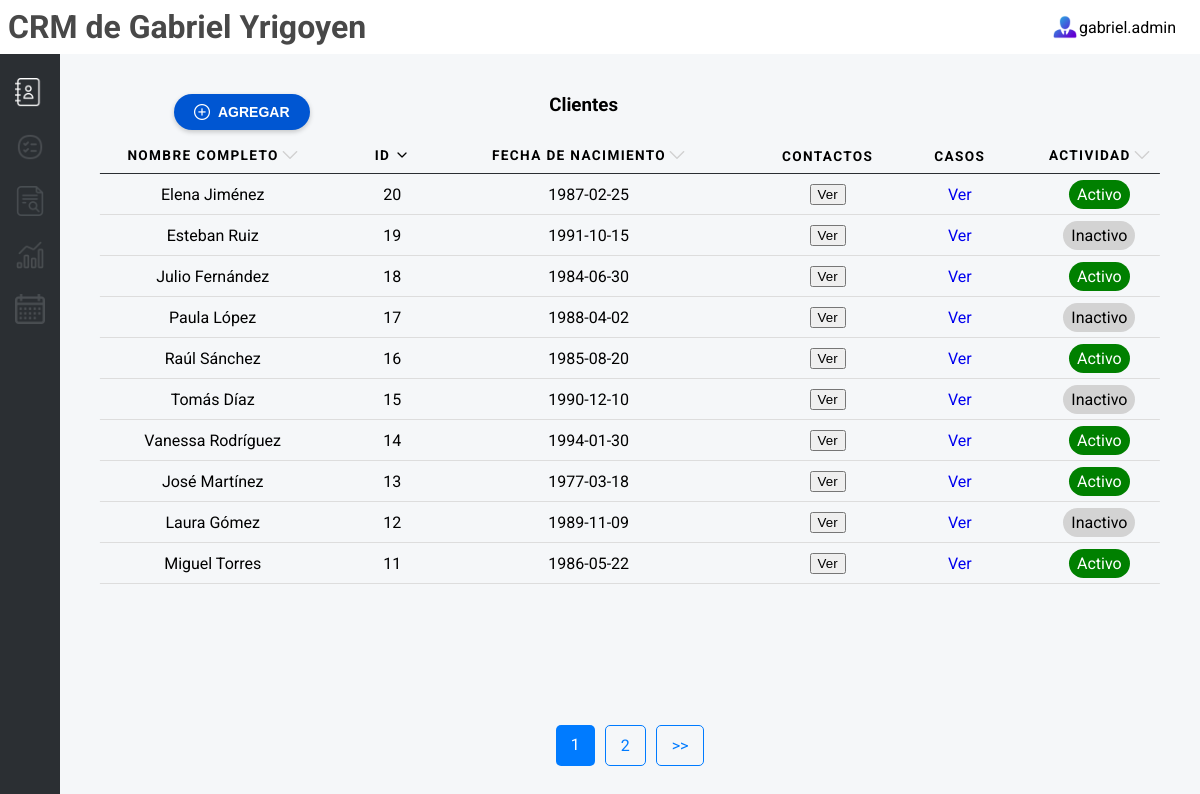
Page /contacts/page/1/id/desc on the earlier database version.
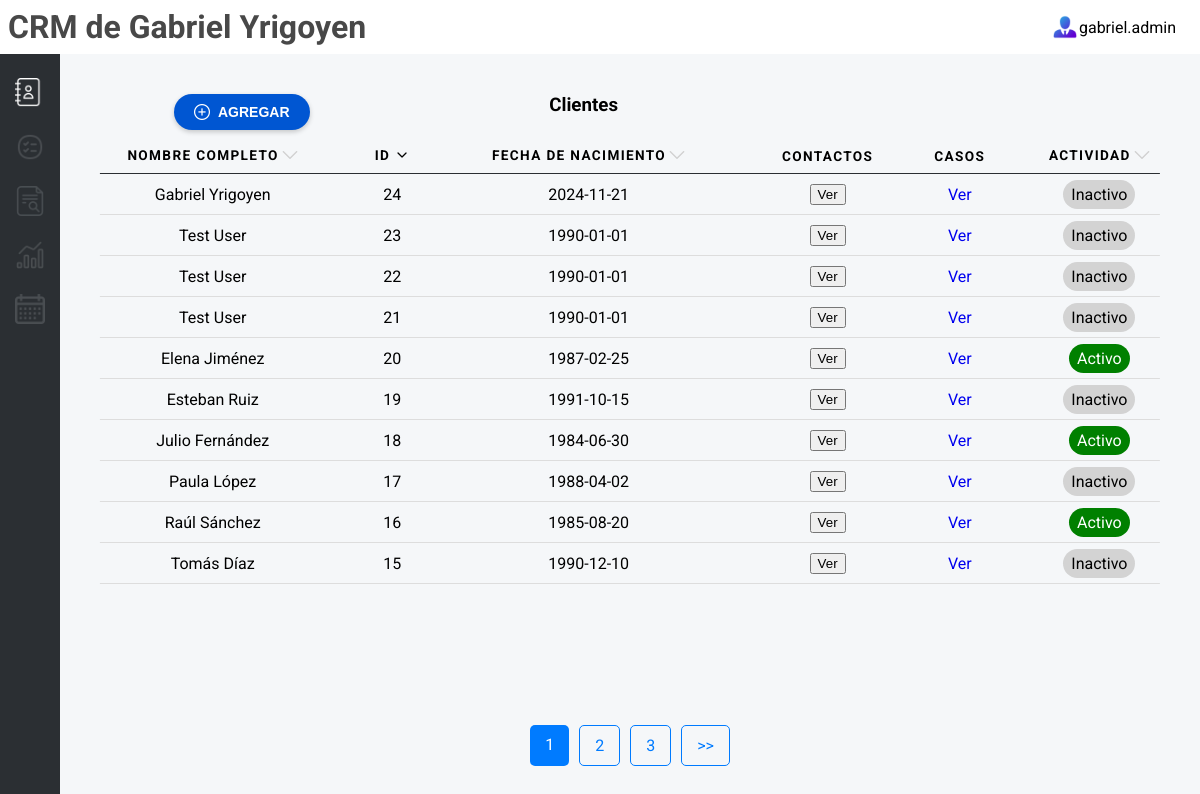
Same page on the later database version.
### tables this page shows
CREATE TABLE clientes (
            id INTEGER PRIMARY KEY AUTOINCREMENT,
            nombre_completo TEXT NOT NULL,
            telefono TEXT,
            email TEXT UNIQUE,
            preferencias TEXT,
            fecha_nacimiento TEXT,
            estado_actividad TEXT DEFAULT 'Inactivo',
            notas TEXT
        );

### app.py (the view)
@app.route('/contacts', defaults={'page': 1, 'order_by': 'nombre_completo', 'order_direction': 'asc'})
@app.route('/contacts/page/<int:page>/<order_by>/<order_direction>')
def contacts(page, order_by, order_direction):
    per_page = 10  # Número de registros por página
    offset = (page - 1) * per_page  # Calcular el desplazamiento
    clientes = get_records('clientes', order_by=order_by, order_direction=order_direction, limit=per_page, offset=offset)
    total_records = get_total_records('clientes')
    total_pages = (total_records + per_page - 1) // per_page  # Redondeo hacia arriba
    return render_template(
        "contacts.html",
        clientes=clientes,
        current_page=page,
        total_pages=total_pages,
        message="Clientes",
        order_by=order_by,
        order_direction=order_direction
    )

### db_connection.py (called while the page is built)
def conectar():
    try:
        print("Conexión exitosa a la base de datos")
        return sqlite3.connect('crm_law_firm.db')
    except sqlite3.Error as e:
        print(f"Error al conectar a la base de datos: {e}")
        return None

def get_total_records(table_name):
    conn = conectar()
    cursor = conn.cursor()
    query = f"SELECT COUNT(*) FROM {table_name}"
    cursor.execute(query)
    total_records = cursor.fetchone()[0]
    conn.close()
    return total_records

def get_records(table_name, order_by, order_direction='asc', limit=10, offset=0):
    conn = conectar()
    cursor = conn.cursor()
    if order_direction not in ['asc', 'desc']:
        order_direction = 'asc'
    query = f"SELECT * FROM {table_name} ORDER BY {order_by} {order_direction} LIMIT ? OFFSET ?"
    cursor.execute(query, (limit, offset))
    records = cursor.fetchall()
    conn.close()
    return records

### templates/contacts.html (shortened to what this page needs)
{% include 'header.html' %}
<div id="contacts-tools">
  <div class="dashboard-content">
    <div class="table-top">
      <button class="button-add" onclick="openModal()">
      <img src="{{ url_for('static', filename='add-white.png') }}" alt="Add">
      Agregar
    </button><h3>{{ message }}</h3></div>
    <table>
      <thead>
        <tr>
          <th scope="col">
            <span>Nombre Completo
              <a href="/contacts/page/{{ current_page }}/nombre_completo/{{ 'desc' if order_direction == 'asc' else 'asc' }}">
                <img class="filter" src="{{ url_for('static', filename='up.png') if order_direction == 'asc' and order_by == 'nombre_completo' else (url_for('static', filename='down.png') if order_direction == 'desc' and order_by == 'nombre_completo' else url_for('static', filename='arrow-grey.png')) }}
                " alt="Orden">
              </a>
            </span>
          </th>
          <th scope="col"><span>ID <a href="/contacts/page/{{ current_page }}/id/{{ 'desc' if order_by == 'id' and order_direction == 'asc' else 'asc' }}">
            <img class="filter" src="{{ url_for('static', filename='up.png') if order_direction == 'asc' and order_by == 'id' else (url_for('static', filename='down.png') if order_direction == 'desc' and order_by == 'id' else url_for('static', filename='arrow-grey.png')) }}
            " alt="Ordenar por Estado Actividad">
          </a></span></th>
          <th scope="col">
            <span>Fecha de Nacimiento <a href="/contacts/page/{{ current_page }}/fecha_nacimiento/{{ 'desc' if order_by == 'fecha_nacimiento' and order_direction == 'asc' else 'asc' }}">
              <img class="filter" src="{{ url_for('static', filename='up.png') if order_direction == 'asc' and order_by == 'fecha_nacimiento' else (url_for('static', filename='down.png') if order_direction == 'desc' and order_by == 'fecha_nacimiento' else url_for('static', filename='arrow-grey.png')) }}
              " alt="Ordenar por Estado Actividad">
            </a></span>
          </th>
          <th scope="col">Contactos</th>
          <th scope="col">Casos</th>
          <th scope="col"><span>Actividad <a href="/contacts/page/{{ current_page }}/estado_actividad/{{ 'desc' if order_by == 'estado_actividad' and order_direction == 'asc' else 'asc' }}">
            <img class="filter" src="{{ url_for('static', filename='up.png') if order_direction == 'asc' and order_by == 'estado_actividad' else (url_for('static', filename='down.png') if order_direction == 'desc' and order_by == 'estado_actividad' else url_for('static', filename='arrow-grey.png')) }}
            " alt="Ordenar por Estado Actividad">
          </a></span></th>
        </tr>
      </thead>
      <tbody>
        {% for cliente in clientes %}
        <tr>
          <td data-label="Nombre Completo">{{ cliente[1] }}</td>
          <td data-label="ID">{{ cliente[0] }}</td>
          <td data-label="Fecha de nacimiento">{{ cliente[5] }}</td>
          <td data-label="Contactos"><button class="verBtn" data-nombre="{{ cliente[1] }}"
              data-telefono="{{ cliente[2] }}" data-email="{{ cliente[3] }}">Ver</button></td>
          <td data-label="Casos"><a href="/casos/{{ cliente[1] }}">Ver</a></td>
          <td data-label="Actividad">
            <span class="estado {% if cliente[6] == 'Activo' %}verde{% else %}gris{% endif %}">
              {{ cliente[6] }}
            </span>
          </td>
        </tr>
        {% endfor %}
      </tbody>
    </table>
    <section class="pagination">
      {% for page in range(1, total_pages + 1) %}
        <a href="/contacts/page/{{ page }}/{{ order_by }}/{{ order_direction }}" class="{% if page == current_page %}active{% endif %}">
          {{ page }}
        </a>
      {% endfor %}
      {% if current_page < total_pages %}
        <a href="/contacts/page/{{ current_page + 1 }}/{{ order_by }}/{{ order_direction }}">>></a>
      {% endif %}
    </section>
  </div>
</div>
{% include 'footer.html' %}

Differences in the rows shown:
no longer on this page (row unchanged): clientes: nombre_completo "Vanessa Rodríguez", id "14", fecha_nacimiento "1994-01-30", estado_actividad "Activo"
no longer on this page (row unchanged): clientes: nombre_completo "José Martínez", id "13", fecha_nacimiento "1977-03-18", estado_actividad "Activo"
no longer on this page (row unchanged): clientes: nombre_completo "Laura Gómez", id "12", fecha_nacimiento "1989-11-09", estado_actividad "Inactivo"
no longer on this page (row unchanged): clientes: nombre_completo "Miguel Torres", id "11", fecha_nacimiento "1986-05-22", estado_actividad "Activo"
added clientes: nombre_completo "Gabriel Yrigoyen", id "24", fecha_nacimiento "2024-11-21", estado_actividad "Inactivo"
added clientes: nombre_completo "Test User", id "23", fecha_nacimiento "1990-01-01", estado_actividad "Inactivo"
added clientes: nombre_completo "Test User", id "22", fecha_nacimiento "1990-01-01", estado_actividad "Inactivo"
added clientes: nombre_completo "Test User", id "21", fecha_nacimiento "1990-01-01", estado_actividad "Inactivo"
Other differences:
new list line: "3"
